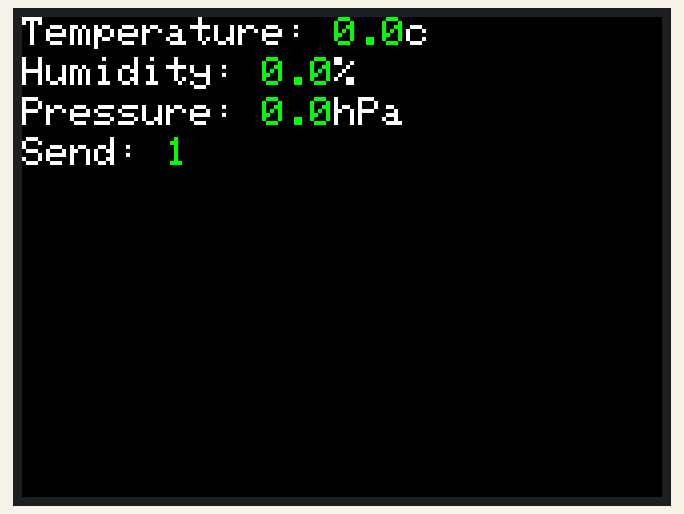
The sketch below on a simulated ESP32. Parts: 320×240 colour display. WiFi joins after 1.5 s; servers stay silent unless stated; the local clock reads 2024-03-15 10:24:30 at power-on unless the sketch sets it; random numbers use the default seed unless the sketch sets one; no MQTT or app messages arrive unless stated; not simulated (calls return 0 or success): M5_ENV.h.

Above: at 2.2 s.

The sketch:

m5stack_core2_sensor_mqtt.ino
```cpp
// (licence header left out)
// Board manager URL: https://dl.espressif.com/dl/package_esp32_index.json
// Board manager: esp32 by Espressif Systems 2.0.6
// Board: M5Stack-Core2
// Library manager: M5Core2 by M5Stack version 0.1.5
// Sensor: ENV III Unit (SHT30, QMP6988)

#include <M5Core2.h>
#include <PubSubClient.h>
#include <WiFi.h>

#include "time.h"
#include "M5_ENV.h"

WiFiClient gWifiClient;
PubSubClient gClient(gWifiClient);

SHT3X gSht30;
QMP6988 gQmp6988;

// Configure parameters
const char* gEssid = "ESSID";
const char* gPassword = "ESSID_PASSWORD";
const char* gMqttServer = "MOSQUITTO.EXAMPLE.COM";
const char* gMqttUsername = "MQTT_USER";
const char* gMqttPassword = "MQTT_PASSOWRD";
const int gMqttPort = 1883;
const String gMqttCientId = "sensor001-";
const char *gMqttTopic = "/izqetq603ovjcqpx627e4eib1u/sensor001/attrs";
const int gInterval = 2 * 1000; // milli seconds

#define MSG_MAX_SIZE (100)
char msg[MSG_MAX_SIZE];

void setup() {
    M5.begin();
    M5.Lcd.setTextSize(2);

    Wire.begin();
    gQmp6988.init();

    WiFi.mode(WIFI_STA);
    WiFi.begin(gEssid, gPassword);

    while (WiFi.status() != WL_CONNECTED) {
        delay(500);
        M5.Lcd.print(".");
    }

    gClient.setServer(gMqttServer, gMqttPort);

    configTime(9 * 3600, 0, "ntp.jst.mfeed.ad.jp");
}

void loop() {
    static int count = 0;
    static unsigned long previous = 0;

    while (!gClient.connected()) {
        String clientId = gMqttCientId + String(random(0xffff), HEX);
        if (!gClient.connect(clientId.c_str(), gMqttUsername, gMqttPassword)) {
            M5.Lcd.setTextColor(RED, BLACK);
            M5.Lcd.print("Failed. state=");
            M5.Lcd.print(gClient.state());
            delay(3000);
        }
    }

    gClient.loop();

    unsigned long now = millis();
    if (now - previous > gInterval) {
        previous = now;
        ++count;

        struct tm timeinfo;
        getLocalTime(&timeinfo);

        float pressure  = gQmp6988.calcPressure() / 100;

        float temperature = 0.0, humidity = 0.0;
        if (gSht30.get() == 0) {
          temperature = gSht30.cTemp;
          humidity = gSht30.humidity;
        }

        snprintf(msg, MSG_MAX_SIZE,
                "d|%04d-%02d-%02dT%02d:%02d:%02d+0000|t|%2.1f|h|%2.1f|p|%2.1f",
                timeinfo.tm_year+1900,
                timeinfo.tm_mon+1,
                timeinfo.tm_mday,
                timeinfo.tm_hour,
                timeinfo.tm_min,
                timeinfo.tm_sec,
                temperature,
                humidity,
                pressure
              );
        gClient.publish(gMqttTopic, msg);

        M5.Lcd.fillScreen(BLACK);

        M5.Lcd.setTextColor(WHITE, BLACK);
        M5.Lcd.setCursor(0, 0);
        M5.Lcd.print("Temperature: ");
        M5.Lcd.setTextColor(GREEN, BLACK);
        M5.Lcd.print(String(temperature, 1));
        M5.Lcd.setTextColor(WHITE, BLACK);
        M5.Lcd.print("c");

        M5.Lcd.setCursor(0, 20);
        M5.Lcd.print("Humidity: ");
        M5.Lcd.setTextColor(GREEN, BLACK);
        M5.Lcd.print(String(humidity, 1));
        M5.Lcd.setTextColor(WHITE, BLACK);
        M5.Lcd.print("%");

        M5.Lcd.setCursor(0, 40);
        M5.Lcd.print("Pressure: ");
        M5.Lcd.setTextColor(GREEN, BLACK);
        M5.Lcd.print(String(pressure, 1));
        M5.Lcd.setTextColor(WHITE, BLACK);
        M5.Lcd.print("hPa");

        M5.Lcd.setCursor(0, 60);
        M5.Lcd.print("Send: ");
        M5.Lcd.setTextColor(GREEN, BLACK);
        M5.Lcd.println(String(count));
    }
}
```
